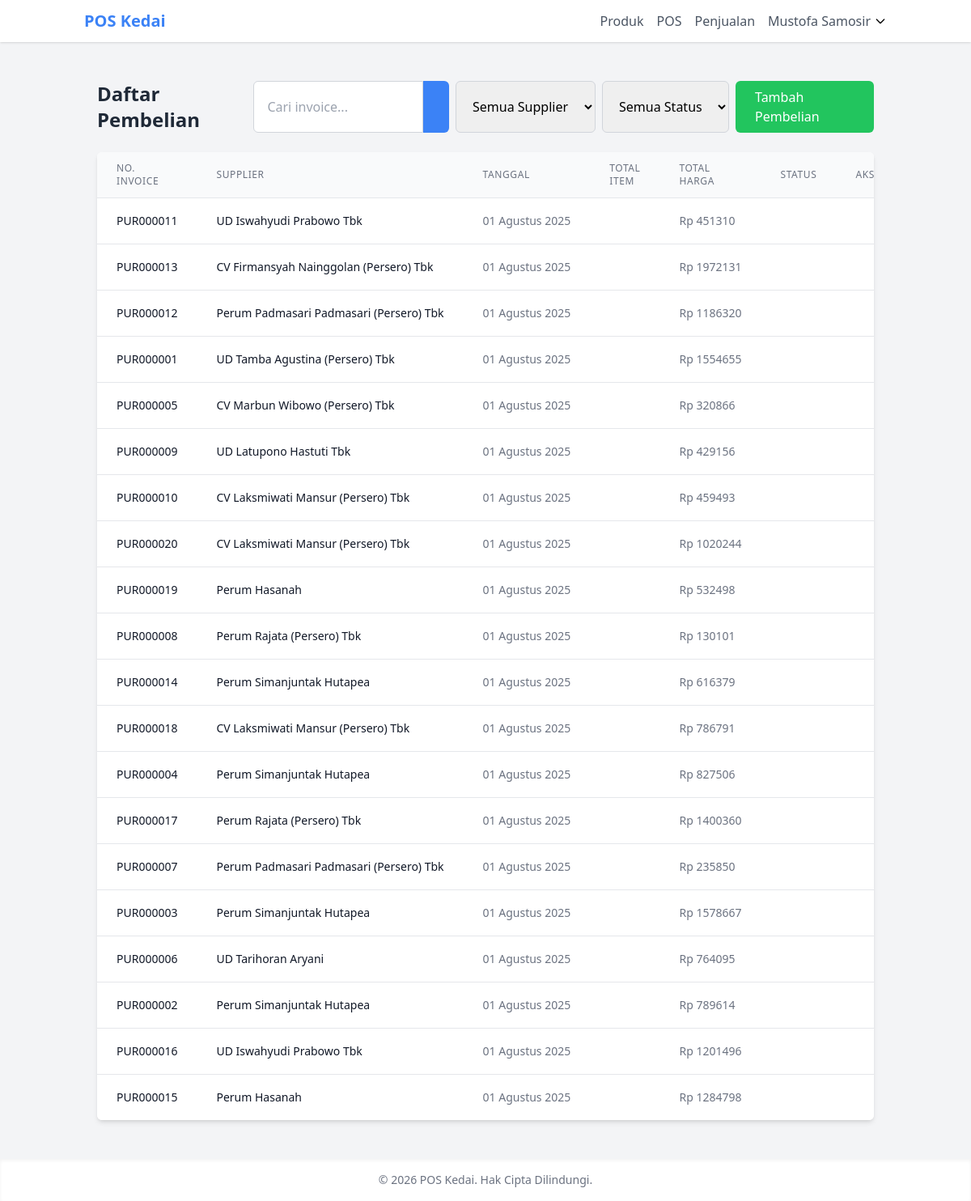
Screenshot of /inventory/purchases/ (signed in) with the database file from the repository.
### core/models.py (models this page shows, shortened)
class User(AbstractUser):
    class Role(models.TextChoices):
        ADMIN = 'ADMIN', _('Admin')
        OWNER = 'OWNER', _('Pemilik Toko')
        EMPLOYEE = 'EMPLOYEE', _('Karyawan')
    username = None
    email = models.EmailField(_('alamat email'), unique=True)
    role = models.CharField(
        max_length=10,
        choices=Role.choices,
        default=Role.EMPLOYEE,
        verbose_name=_('peran')
    )
    phone_number = models.CharField(_('nomor telepon'), max_length=15, blank=True)
    address = models.TextField(_('alamat'), blank=True)
    profile_picture = models.ImageField(
        upload_to='profile_pictures/',
        blank=True,
        null=True,
        verbose_name=_('foto profil')
    )
    date_joined = models.DateTimeField(_('tanggal bergabung'), auto_now_add=True)
    last_login = models.DateTimeField(_('terakhir login'), auto_now=True)
    is_active = models.BooleanField(_('aktif'), default=True)
    objects = UserManager()
    USERNAME_FIELD = 'email'
    REQUIRED_FIELDS = []
    class Meta:
        verbose_name = _('pengguna')
        verbose_name_plural = _('pengguna')
    @property
    def is_admin(self):
        return self.role == self.Role.ADMIN
    @property
    def is_owner(self):
        return self.role == self.Role.OWNER

### inventory/models.py (models this page shows, shortened)
class Purchase(models.Model):
    invoice_number = models.CharField(_('nomor faktur'), max_length=100, unique=True)
    supplier = models.ForeignKey(Supplier, on_delete=models.CASCADE, related_name='purchases', verbose_name=_('supplier'))
    purchase_date = models.DateTimeField(_('tanggal pembelian'), default=timezone.now)
    total_amount = models.DecimalField(_('total pembelian'), max_digits=12, decimal_places=2)
    paid_amount = models.DecimalField(_('jumlah dibayar'), max_digits=12, decimal_places=2)
    due_amount = models.DecimalField(_('jumlah hutang'), max_digits=12, decimal_places=2)
    payment_status = models.CharField(
        _('status pembayaran'),
        max_length=20,
        choices=[
            ('PAID', _('Lunas')),
            ('PARTIAL', _('Sebagian')),
            ('UNPAID', _('Belum Dibayar')),
        ],
        default='UNPAID'
    )
    notes = models.TextField(_('catatan'), blank=True)
    created_by = models.ForeignKey(settings.AUTH_USER_MODEL, on_delete=models.SET_NULL, null=True, related_name='purchases', verbose_name=_('dibuat oleh'))
    created_at = models.DateTimeField(_('dibuat pada'), auto_now_add=True)
    updated_at = models.DateTimeField(_('diperbarui pada'), auto_now=True)
    class Meta:
        verbose_name = _('pembelian')
        verbose_name_plural = _('pembelian')
        ordering = ['-purchase_date']

class Supplier(models.Model):
    name = models.CharField(_('nama supplier'), max_length=255)
    contact_person = models.CharField(_('kontak person'), max_length=255, blank=True)
    phone = models.CharField(_('telepon'), max_length=20)
    email = models.EmailField(_('email'), blank=True)
    address = models.TextField(_('alamat'))
    created_at = models.DateTimeField(_('dibuat pada'), auto_now_add=True)
    updated_at = models.DateTimeField(_('diperbarui pada'), auto_now=True)
    class Meta:
        verbose_name = _('supplier')
        verbose_name_plural = _('supplier')
        ordering = ['name']

### inventory/views.py (the view)
# urls.py: path('purchases/', views.purchase_list, name='purchase_list'),
@login_required
def purchase_list(request):
    purchases = Purchase.objects.all().order_by('-purchase_date')
    return render(request, 'inventory/purchase_list.html', {'purchases': purchases})

### templates/inventory/purchase_list.html (shortened to what this page needs)
{% extends 'base/base.html' %}
{% block content %}
<div class="container mx-auto px-4 py-6">
    <div class="flex flex-col md:flex-row justify-between items-start md:items-center mb-6">
        <h1 class="text-2xl font-bold text-gray-800 mb-4 md:mb-0">Daftar Pembelian</h1>
        <div class="flex flex-col md:flex-row space-y-2 md:space-y-0 md:space-x-2 w-full md:w-auto">
            <form method="get" class="flex flex-col md:flex-row space-y-2 md:space-y-0 md:space-x-2 w-full md:w-auto">
                <div class="flex w-full md:w-auto">
                    <input type="text" name="q" value="{{ request.GET.q }}" placeholder="Cari invoice..."
                           class="border border-gray-300 rounded-l-md px-4 py-2 focus:outline-none focus:ring-2 focus:ring-blue-500 focus:border-transparent w-full">
                    <button type="submit" class="bg-blue-500 text-white px-4 py-2 rounded-r-md hover:bg-blue-600">
                    </button>
                </div>
                <select name="supplier" class="border border-gray-300 rounded-md px-4 py-2 focus:outline-none focus:ring-2 focus:ring-blue-500 focus:border-transparent">
                    <option value="">Semua Supplier</option>
                </select>
                <select name="status" class="border border-gray-300 rounded-md px-4 py-2 focus:outline-none focus:ring-2 focus:ring-blue-500 focus:border-transparent">
                    <option value="">Semua Status</option>
                </select>
            </form>
            <a href="{% url 'inventory:add_purchase' %}" class="bg-green-500 hover:bg-green-600 text-white py-2 px-4 rounded-md inline-flex items-center justify-center">
                 Tambah Pembelian
            </a>
        </div>
    </div>
    <div class="bg-white shadow-md rounded-md overflow-hidden">
        {% if purchases %}
        <div class="overflow-x-auto">
            <table class="min-w-full divide-y divide-gray-200">
                <thead>
                    <tr>
                        <th class="px-6 py-3 bg-gray-50 text-left text-xs font-medium text-gray-500 uppercase tracking-wider">No. Invoice</th>
                        <th class="px-6 py-3 bg-gray-50 text-left text-xs font-medium text-gray-500 uppercase tracking-wider">Supplier</th>
                        <th class="px-6 py-3 bg-gray-50 text-left text-xs font-medium text-gray-500 uppercase tracking-wider">Tanggal</th>
                        <th class="px-6 py-3 bg-gray-50 text-left text-xs font-medium text-gray-500 uppercase tracking-wider">Total Item</th>
                        <th class="px-6 py-3 bg-gray-50 text-left text-xs font-medium text-gray-500 uppercase tracking-wider">Total Harga</th>
                        <th class="px-6 py-3 bg-gray-50 text-left text-xs font-medium text-gray-500 uppercase tracking-wider">Status</th>
                        <th class="px-6 py-3 bg-gray-50 text-right text-xs font-medium text-gray-500 uppercase tracking-wider">Aksi</th>
                    </tr>
                </thead>
                <tbody class="bg-white divide-y divide-gray-200">
                    {% for purchase in purchases %}
                    <tr>
                        <td class="px-6 py-4 whitespace-nowrap text-sm font-medium text-gray-900">{{ purchase.invoice_number }}</td>
                        <td class="px-6 py-4 whitespace-nowrap">
                            <div class="text-sm text-gray-900">{{ purchase.supplier.name }}</div>
                        </td>
                        <td class="px-6 py-4 whitespace-nowrap text-sm text-gray-500">{{ purchase.created_at|date:"d F Y" }}</td>
                        <td class="px-6 py-4 whitespace-nowrap text-sm text-gray-500">{{ purchase.purchaseitem_set.count }}</td>
                        <td class="px-6 py-4 whitespace-nowrap text-sm text-gray-500">Rp {{ purchase.total_amount|floatformat:0 }}</td>
                        <td class="px-6 py-4 whitespace-nowrap">
                        </td>
                        <td class="px-6 py-4 whitespace-nowrap text-right text-sm font-medium">
                        </td>
                    </tr>
                    {% endfor %}
                </tbody>
            </table>
        </div>
        {% endif %}
    </div>
</div>
{% endblock %}

### templates/base/base.html (shortened to what this page needs)
<!DOCTYPE html>
<html lang="id">
<head>
    <script src="https://cdn.tailwindcss.com"></script>
</head>
<body class="bg-gray-100 min-h-screen flex flex-col">
    <header class="bg-white shadow">
        <nav class="container mx-auto px-4 py-3 flex justify-between items-center">
            <div class="flex items-center space-x-4">
                <a href="{% url 'dashboard' %}" class="text-xl font-bold text-primary">POS Kedai</a>
            </div>
            <div class="hidden md:flex items-center space-x-4">
                {% if user.is_authenticated %}
                    <a href="{% url 'inventory:product_list' %}" class="text-gray-600 hover:text-primary">Produk</a>
                    <a href="{% url 'inventory:pos' %}" class="text-gray-600 hover:text-primary">POS</a>
                    <a href="{% url 'inventory:sale_list' %}" class="text-gray-600 hover:text-primary">Penjualan</a>
                    <div class="relative" x-data="{ open: false }">
                        <button @click="open = !open" class="flex items-center space-x-1 focus:outline-none">
                            <span class="text-gray-600">{{ user.get_full_name|default:user.email }}</span>
                            <svg class="w-4 h-4" fill="none" stroke="currentColor" viewBox="0 0 24 24" xmlns="http://www.w3.org/2000/svg">
                                <path stroke-linecap="round" stroke-linejoin="round" stroke-width="2" d="M19 9l-7 7-7-7"></path>
                            </svg>
                        </button>
                    </div>
                {% else %}
                    <a href="{% url 'login' %}" class="text-gray-600 hover:text-primary">Login</a>
                {% endif %}
            </div>
        </nav>
    </header>
    <main class="flex-grow container mx-auto px-4 py-6">
        {% block content %}{% endblock %}
    </main>
    <footer class="bg-white shadow-inner py-4">
        <div class="container mx-auto px-4 text-center text-gray-500 text-sm">
            &copy; {% now "Y" %} POS Kedai. Hak Cipta Dilindungi.
        </div>
    </footer>
</body>
</html>

### rows the page displays
User: get_full_name "Mustofa Samosir"
Purchase: invoice_number "PUR000011", supplier.name "UD Iswahyudi Prabowo Tbk", created_at "01 Agustus 2025", total_amount "451310"
Purchase: invoice_number "PUR000013", supplier.name "CV Firmansyah Nainggolan (Persero) Tbk", created_at "01 Agustus 2025", total_amount "1972131"
Purchase: invoice_number "PUR000012", supplier.name "Perum Padmasari Padmasari (Persero) Tbk", created_at "01 Agustus 2025", total_amount "1186320"
Purchase: invoice_number "PUR000001", supplier.name "UD Tamba Agustina (Persero) Tbk", created_at "01 Agustus 2025", total_amount "1554655"
Purchase: invoice_number "PUR000005", supplier.name "CV Marbun Wibowo (Persero) Tbk", created_at "01 Agustus 2025", total_amount "320866"
Purchase: invoice_number "PUR000009", supplier.name "UD Latupono Hastuti Tbk", created_at "01 Agustus 2025", total_amount "429156"
Purchase: invoice_number "PUR000010", supplier.name "CV Laksmiwati Mansur (Persero) Tbk", created_at "01 Agustus 2025", total_amount "459493"
Purchase: invoice_number "PUR000020", supplier.name "CV Laksmiwati Mansur (Persero) Tbk", created_at "01 Agustus 2025", total_amount "1020244"
Purchase: invoice_number "PUR000019", supplier.name "Perum Hasanah", created_at "01 Agustus 2025", total_amount "532498"
Purchase: invoice_number "PUR000008", supplier.name "Perum Rajata (Persero) Tbk", created_at "01 Agustus 2025", total_amount "130101"
Purchase: invoice_number "PUR000014", supplier.name "Perum Simanjuntak Hutapea", created_at "01 Agustus 2025", total_amount "616379"
Purchase: invoice_number "PUR000018", supplier.name "CV Laksmiwati Mansur (Persero) Tbk", created_at "01 Agustus 2025", total_amount "786791"
Purchase: invoice_number "PUR000004", supplier.name "Perum Simanjuntak Hutapea", created_at "01 Agustus 2025", total_amount "827506"
Purchase: invoice_number "PUR000017", supplier.name "Perum Rajata (Persero) Tbk", created_at "01 Agustus 2025", total_amount "1400360"
Purchase: invoice_number "PUR000007", supplier.name "Perum Padmasari Padmasari (Persero) Tbk", created_at "01 Agustus 2025", total_amount "235850"
Purchase: invoice_number "PUR000003", supplier.name "Perum Simanjuntak Hutapea", created_at "01 Agustus 2025", total_amount "1578667"
Purchase: invoice_number "PUR000006", supplier.name "UD Tarihoran Aryani", created_at "01 Agustus 2025", total_amount "764095"
Purchase: invoice_number "PUR000002", supplier.name "Perum Simanjuntak Hutapea", created_at "01 Agustus 2025", total_amount "789614"
Purchase: invoice_number "PUR000016", supplier.name "UD Iswahyudi Prabowo Tbk", created_at "01 Agustus 2025", total_amount "1201496"
Purchase: invoice_number "PUR000015", supplier.name "Perum Hasanah", created_at "01 Agustus 2025", total_amount "1284798"
